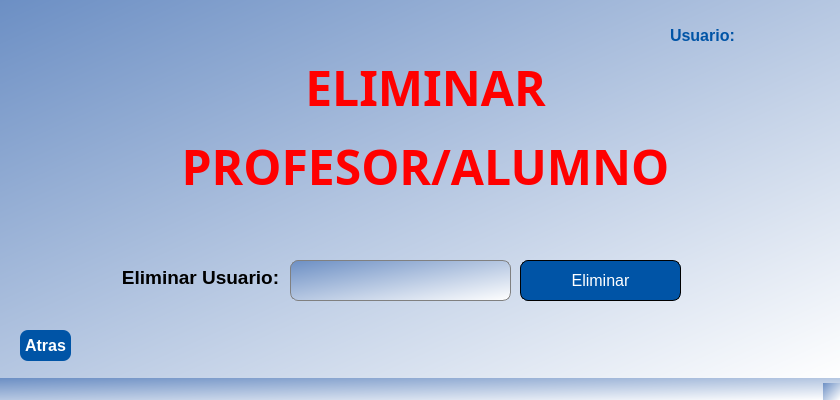
<?xml version="1.0" encoding="UTF-8"?>
<ui version="4.0">
 <class>MainWindow</class>
 <widget class="QMainWindow" name="MainWindow">
  <property name="geometry">
   <rect>
    <x>0</x>
    <y>0</y>
    <width>840</width>
    <height>400</height>
   </rect>
  </property>
  <property name="windowTitle">
   <string>MainWindow</string>
  </property>
  <property name="styleSheet">
   <string notr="true">background-color: qlineargradient(spread:pad, x1:0, y1:0, x2:1, y2:1, stop:0 rgba(108, 143, 196, 255), stop:1 rgba(255, 255, 255, 255));</string>
  </property>
  <widget class="QWidget" name="centralwidget">
   <widget class="QLabel" name="title_eliminar">
    <property name="geometry">
     <rect>
      <x>60</x>
      <y>30</y>
      <width>731</width>
      <height>194</height>
     </rect>
    </property>
    <property name="maximumSize">
     <size>
      <width>740</width>
      <height>16777215</height>
     </size>
    </property>
    <property name="font">
     <font>
      <family>Snap ITC</family>
      <pointsize>36</pointsize>
      <bold>true</bold>
     </font>
    </property>
    <property name="acceptDrops">
     <bool>false</bool>
    </property>
    <property name="styleSheet">
     <string notr="true">background-color:transparent;
color:red;</string>
    </property>
    <property name="lineWidth">
     <number>1</number>
    </property>
    <property name="midLineWidth">
     <number>1</number>
    </property>
    <property name="text">
     <string>&lt;html&gt;&lt;head/&gt;&lt;body&gt;&lt;p&gt;ELIMINAR&lt;/p&gt;&lt;p&gt;PROFESOR/ALUMNO&lt;/p&gt;&lt;/body&gt;&lt;/html&gt;</string>
    </property>
    <property name="scaledContents">
     <bool>true</bool>
    </property>
    <property name="alignment">
     <set>Qt::AlignmentFlag::AlignCenter</set>
    </property>
    <property name="wordWrap">
     <bool>false</bool>
    </property>
    <property name="margin">
     <number>0</number>
    </property>
    <property name="textInteractionFlags">
     <set>Qt::TextInteractionFlag::TextEditable</set>
    </property>
   </widget>
   <widget class="QPushButton" name="btn_eliminar">
    <property name="geometry">
     <rect>
      <x>520</x>
      <y>260</y>
      <width>161</width>
      <height>41</height>
     </rect>
    </property>
    <property name="font">
     <font>
      <pointsize>12</pointsize>
      <italic>false</italic>
      <bold>false</bold>
     </font>
    </property>
    <property name="cursor">
     <cursorShape>PointingHandCursor</cursorShape>
    </property>
    <property name="styleSheet">
     <string notr="true">
QPushButton {
border:1px solid black;
border-radius: 10px;
background-color: rgb(0, 84, 166);
color: rgb(255, 255, 255);
border-radius:8px;
}
QPushButton:hover {
background-color:red;
color:black;
}
QPushButton:pressed  {
background-color: rgb(0, 84, 166);
color: white;
}
</string>
    </property>
    <property name="text">
     <string>Eliminar</string>
    </property>
   </widget>
   <widget class="QLabel" name="label_eliminar">
    <property name="geometry">
     <rect>
      <x>120</x>
      <y>252</y>
      <width>161</width>
      <height>51</height>
     </rect>
    </property>
    <property name="maximumSize">
     <size>
      <width>16777215</width>
      <height>16777215</height>
     </size>
    </property>
    <property name="font">
     <font>
      <pointsize>14</pointsize>
      <bold>true</bold>
     </font>
    </property>
    <property name="styleSheet">
     <string notr="true">background-color:transparent;</string>
    </property>
    <property name="text">
     <string>Eliminar Usuario:</string>
    </property>
    <property name="alignment">
     <set>Qt::AlignmentFlag::AlignCenter</set>
    </property>
   </widget>
   <widget class="QLineEdit" name="input_eliminar">
    <property name="geometry">
     <rect>
      <x>290</x>
      <y>260</y>
      <width>221</width>
      <height>41</height>
     </rect>
    </property>
    <property name="maximumSize">
     <size>
      <width>16777215</width>
      <height>16777215</height>
     </size>
    </property>
    <property name="font">
     <font>
      <pointsize>14</pointsize>
      <italic>false</italic>
     </font>
    </property>
    <property name="focusPolicy">
     <enum>Qt::FocusPolicy::StrongFocus</enum>
    </property>
    <property name="styleSheet">
     <string notr="true">border-radius:8px;
border: 1px solid gray;
</string>
    </property>
    <property name="text">
     <string/>
    </property>
    <property name="alignment">
     <set>Qt::AlignmentFlag::AlignLeading|Qt::AlignmentFlag::AlignLeft|Qt::AlignmentFlag::AlignVCenter</set>
    </property>
    <property name="placeholderText">
     <string/>
    </property>
   </widget>
   <widget class="QPushButton" name="btn_back_eliminar">
    <property name="geometry">
     <rect>
      <x>20</x>
      <y>330</y>
      <width>51</width>
      <height>31</height>
     </rect>
    </property>
    <property name="font">
     <font>
      <pointsize>12</pointsize>
      <italic>false</italic>
      <bold>true</bold>
     </font>
    </property>
    <property name="cursor">
     <cursorShape>PointingHandCursor</cursorShape>
    </property>
    <property name="mouseTracking">
     <bool>true</bool>
    </property>
    <property name="tabletTracking">
     <bool>false</bool>
    </property>
    <property name="focusPolicy">
     <enum>Qt::FocusPolicy::NoFocus</enum>
    </property>
    <property name="styleSheet">
     <string notr="true">QPushButton {
background-color: rgb(0, 84, 166);
color: rgb(255, 255, 255);
border-radius:8px;
}
QPushButton:hover {
background-color:white;
color:rgb(0, 84, 166);
}
QPushButton:pressed  {
background-color: rgb(0, 84, 166);
color: rgb(255, 255, 255);
}
</string>
    </property>
    <property name="text">
     <string>Atras</string>
    </property>
   </widget>
   <widget class="QLabel" name="label_userOn">
    <property name="geometry">
     <rect>
      <x>670</x>
      <y>20</y>
      <width>151</width>
      <height>31</height>
     </rect>
    </property>
    <property name="font">
     <font>
      <pointsize>12</pointsize>
      <bold>true</bold>
     </font>
    </property>
    <property name="styleSheet">
     <string notr="true">QLabel {
background-color: transparent;
color:rgb(0, 84, 166);
}</string>
    </property>
    <property name="text">
     <string>Usuario:</string>
    </property>
   </widget>
  </widget>
  <widget class="QStatusBar" name="statusbar"/>
 </widget>
 <tabstops>
  <tabstop>input_eliminar</tabstop>
  <tabstop>btn_eliminar</tabstop>
 </tabstops>
 <resources/>
 <connections/>
</ui>
